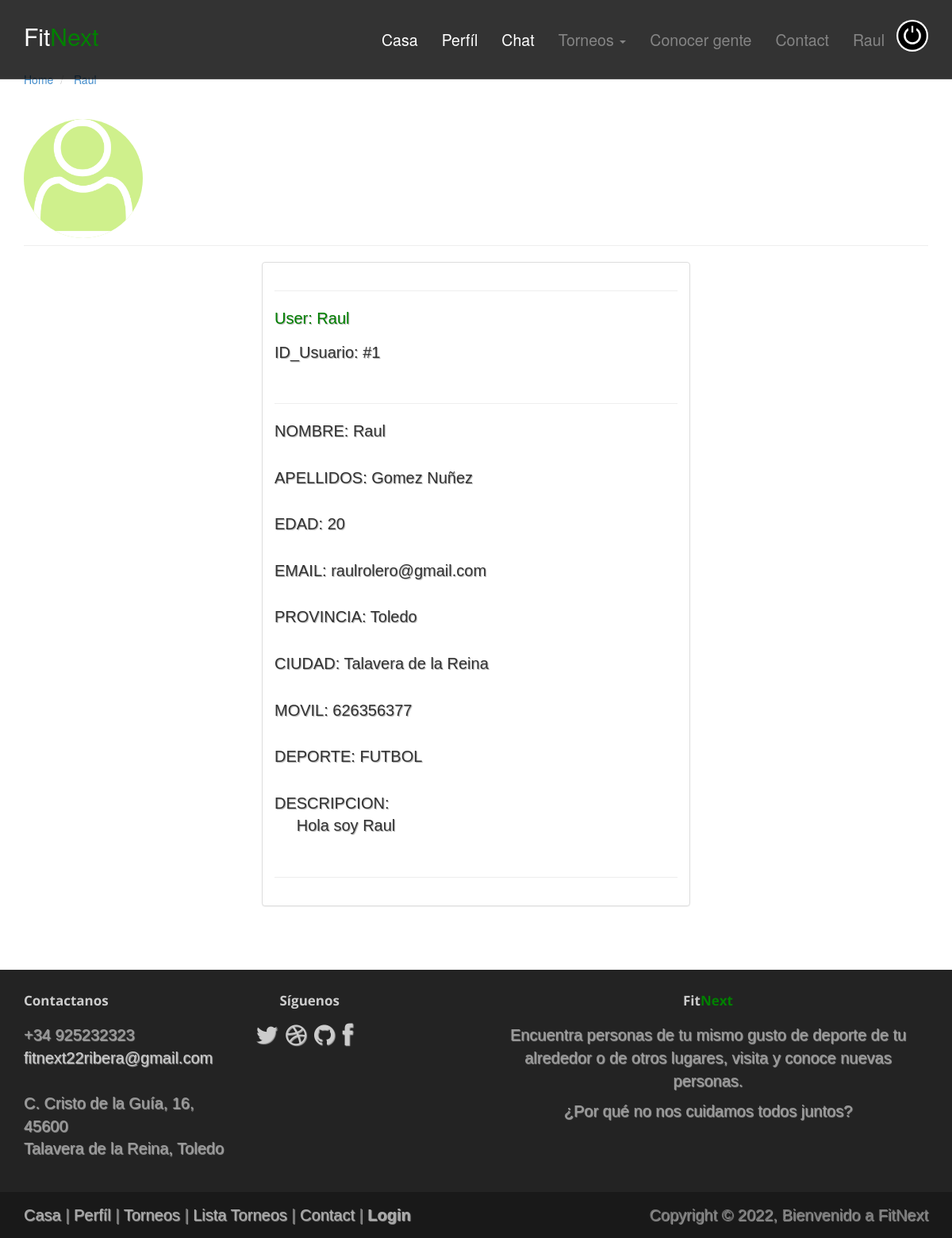
The app's page /signin.php (signed in) with its own data.
### tables this page shows
CREATE TABLE IF NOT EXISTS `usuarios` (
  `ID_USUARIO` int(255) NOT NULL AUTO_INCREMENT,
  `PASSWD` varchar(20) NOT NULL,
  `NOMBRE` varchar(20) NOT NULL,
  `APELLIDOS` varchar(40) NOT NULL,
  `EDAD` int(100) NOT NULL,
  `PROVINCIA` varchar(30) NOT NULL,
  `CIUDAD` varchar(30) NOT NULL,
  `EMAIL` varchar(40) NOT NULL,
  `MOVIL` int(10) NOT NULL,
  `DEPORTE` varchar(10) NOT NULL,
  `DESCRIPCION` varchar(255) NOT NULL,
  PRIMARY KEY (`ID_USUARIO`)
);

### signin.php (the view, shortened to what this page needs)
<!DOCTYPE php>
<php lang="en">
<head>
	<link rel="stylesheet" href="assets/css/bootstrap.min.css">
	<link rel="stylesheet" href="assets/css/font-awesome.min.css">
	<link rel="stylesheet" href="assets/css/bootstrap-theme.css" media="screen" >
	<link rel="stylesheet" href="assets/css/main.css">
</head>
<body>
	<?php
	include "header.php";
	?>
	<div class="container" style="margin-top:5%;">
		<ol class="breadcrumb">
			<li><a href="index.php">Home</a></li>
			<li class=""><a title="<?php
                                $hora_actual = strtotime(date('d-m-Y h:i'));
                                $minutos = ($hora_actual - strtotime($_SESSION['fechayhora'])) / 60;
                                echo $_SESSION['usuario'] . '(' . $minutos . ' minutos logueado)'; ?>">
                                <?php  echo $_SESSION['usuario'] ?>
                </a></li>
		</ol>
		<div class="row">
			<article class="col-xs-12 maincontent">
				<header class="page-header">
				<img src="assets/images/blanco.png" style="width: 150px; background-color: rgb(207, 240, 140); border-radius: 100%;">
				</header>
				<div class="col-md-6 col-md-offset-3 col-sm-8 col-sm-offset-2">
					<div class="panel panel-default">
						<div class="panel-body">
							<hr>
	<form action="signin.php" method="POST">
	<a name="sesion"  style="color:green;"><p>User: <?php  echo $_SESSION['usuario'] ?></p></a>
	</form>
	<?php
	$usuario = $_SESSION['usuario'];
$conexion=mysqli_connect("localhost","root","","fitnext");
if (mysqli_connect_errno()){
  echo "<br/>ERROR DE CONEXIÓN A LA BASE DE DATOS.".mysqli_error($conexion)."<br/>";
}else{
	echo "<form name='formulario' action='signin.php' method='POST'>";
	mysqli_query($conexion,"SET NAMES 'utf8'");
	$resultado=mysqli_query($conexion,"SELECT * FROM usuarios WHERE NOMBRE='".$usuario."'");
	while($reg=mysqli_fetch_array($resultado)){
		echo "<p>ID_Usuario: #<td>$reg[ID_USUARIO]</td></p><br><hr>";
		echo "<p>NOMBRE: <td>$reg[NOMBRE]</td></p><br>";
		echo "<p>APELLIDOS: <td>$reg[APELLIDOS]</td></p><br>";
		echo "<p>EDAD: <td>$reg[EDAD]</td></p><br>";
		echo "<p>EMAIL: <td>$reg[EMAIL]</td></p><br>";
		echo "<p>PROVINCIA: <td>$reg[PROVINCIA]</td></p><br>";
		echo "<p>CIUDAD: <td>$reg[CIUDAD]</td></p><br>";
		echo "<p>MOVIL: <td>$reg[MOVIL]</td></p><br>";
		echo "<p>DEPORTE: <td>$reg[DEPORTE]</td></p><br>";
		echo "<div '><p>DESCRIPCION: <br>&nbsp;&nbsp;&nbsp;&nbsp;&nbsp;<td>$reg[DESCRIPCION]</td></p><br>";
}
}
?>
								<hr>
						</div>
					</div>
				</div>
			</article>
		</div>
	</div>
<?php
include "footer.php";
?>
</body>
</php>

### assets/css/main.css (style rules this page uses)
.breadcrumb { background:none; padding:0; margin:30px 0 0px 0; }
img { max-width:100%; }

### signin.php (style rules this page uses)
p { font-family: "Sofia", sans-serif; font-size: 20px; text-shadow: 1px 1px 1px #ababab; }
hr { color:green; size: 5px; }

### records on screen
usuarios: ID_USUARIO "1", NOMBRE "Raul", APELLIDOS "Gomez Nuñez", EDAD "20", EMAIL "raulrolero@gmail.com", PROVINCIA "Toledo", CIUDAD "Talavera de la Reina", MOVIL "626356377", DEPORTE "FUTBOL", DESCRIPCION "Hola soy Raul"

### other values on screen
$_SESSION['usuario'] "Raul"
